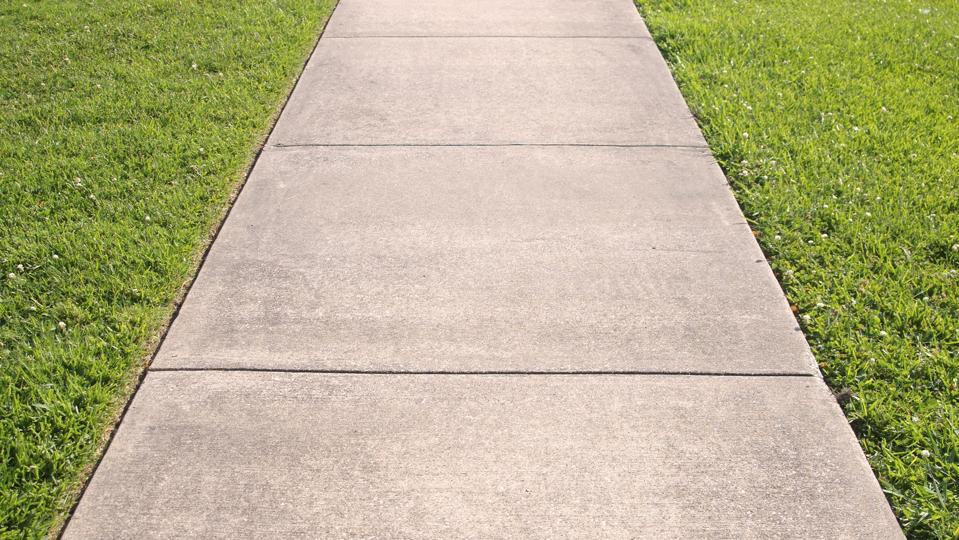
#> input picture data/sidewalk_1.jpg, 959 x 540 px, given in place of walk-trimmed.mp4, which was not available
$ python detect_prerecorded.py
#> lines starting #> are read from the running program, lines starting #| are printed output that depends on the picture; after the words box and inside, x2 and y2 are one past the last pixel; in counts of white or black regions, pixels touching at a corner belong together; pictures that were not available may be replaced by others from this repository, and a replacement may not be noted
import cv2
import numpy as np
from scipy.signal import savgol_filter

def update_image(*args):
    # Retrieve the current positions of the trackbars
    h_range = cv2.getTrackbarPos('H Range', 'Sidewalk Detection')
    s_range = cv2.getTrackbarPos('S Range', 'Sidewalk Detection')
    v_range = cv2.getTrackbarPos('V Range', 'Sidewalk Detection')

    # Calibrate using the current trackbar values
    lower_hsv, upper_hsv , _ = calibrate_sidewalk_hsv(hsv_roi, h_range, s_range, v_range)

    # Create a mask for the calibrated HSV range and find contours in the ROI
    mask_roi = cv2.inRange(hsv_roi, lower_hsv, upper_hsv)
    contours_roi, _ = cv2.findContours(mask_roi, cv2.RETR_EXTERNAL, cv2.CHAIN_APPROX_SIMPLE)

    # Offset the contours by the ROI's starting y-coordinate
    offset_contours_roi = [contour + (0, roi_y_start) for contour in contours_roi]

    # Create a mask for the entire image
    mask_full = cv2.inRange(hsv, lower_hsv, upper_hsv)
    contours_full, _ = cv2.findContours(mask_full, cv2.RETR_EXTERNAL, cv2.CHAIN_APPROX_SIMPLE)

    # Draw the largest contour from the ROI on the original image
    image_copy = original_image.copy()
    if offset_contours_roi:
        largest_contour_roi = max(offset_contours_roi, key=cv2.contourArea)
        cv2.drawContours(image_copy, [largest_contour_roi], -1, (0, 255, 0), 2)  # Green for ROI contour

    # Draw the largest contour from the full image
    if contours_full:
        largest_contour_full = max(contours_full, key=cv2.contourArea)
        cv2.drawContours(image_copy, [largest_contour_full], -1, (0, 255, 255), 2)

        # Convert the contour to a set of points
        points = np.vstack(largest_contour_full).squeeze()

        # Initialize an empty list to store the center points
        center_points = []

        # Divide the image into sections along the vertical axis
        num_sections = 5
        section_height = image_copy.shape[0] // num_sections

        for i in range(num_sections):
            # Get the points in the current section
            section_points = points[(points[:, 1] >= i * section_height) & (points[:, 1] < (i + 1) * section_height)]

            # Skip if there are no points in this section
            if len(section_points) == 0:
                continue

            # Calculate the center point of the sidewalk in the current section
            center_x = np.mean(section_points[:, 0])
            center_y = i * section_height + section_height / 2

            # Add the center point to the list
            center_points.append((int(center_x), int(center_y)))

        # Convert the list of center points to a numpy array
        center_points = np.array(center_points, dtype=np.int32)

        # Apply the Savitzky-Golay filter to the x and y coordinates of the points
        # Adjust window_length and polynomial_order as needed
        window_length, polynomial_order = 5, 2
        window_length = min(window_length, len(center_points[:, 0]))

        # Ensure polynomial_order is less than window_length
        if polynomial_order >= window_length:
            polynomial_order = window_length - 1

        x_smooth = savgol_filter(center_points[:, 0], window_length, polynomial_order)
        y_smooth = savgol_filter(center_points[:, 1], window_length, polynomial_order)

        # Combine the smoothed x and y coordinates into a single array
        center_points_smooth = np.column_stack((x_smooth, y_smooth))

        # Convert the smoothed center points to a numpy array
        center_points_smooth = np.array(center_points_smooth, dtype=np.int32)

        # Draw a polyline that connects the smoothed center points
        cv2.polylines(image_copy, [center_points_smooth], False, (255, 0, 0), 2)

        # Calculate the x-coordinate of the center of the image
        image_center_x = image_copy.shape[1] // 2

        # Calculate the x-coordinate of the center point of the sidewalk in the middle section
        sidewalk_center_x = center_points[len(center_points) // 2, 0]

        # Define a tolerance range around the center of the image
        tolerance = 100  # Adjust this value as needed

        # Compare the two x-coordinates to determine whether to adjust to the left or right
        if sidewalk_center_x < image_center_x - tolerance:
            direction = "Adjust to the left"
        elif sidewalk_center_x > image_center_x + tolerance:
            direction = "Adjust to the right"
        else:
            direction = "Stay on course"

        # Calculate the size of the text
        text_size, _ = cv2.getTextSize(direction, cv2.FONT_HERSHEY_SIMPLEX, 2, 2)

        # Draw a filled rectangle behind the text
        cv2.rectangle(image_copy, (10, image_copy.shape[0] - 20 - text_size[1]), (10 + text_size[0], image_copy.shape[0] - 20), (255, 255, 255), -1)

        # Display the direction in the image
        cv2.putText(image_copy, direction, (10, image_copy.shape[0] - 20), cv2.FONT_HERSHEY_SIMPLEX, 2, (0, 0, 255), 2)

        # Display the updated image
        cv2.imshow('Sidewalk Detection', image_copy)

def calibrate_sidewalk_hsv(hsv_cropped, h_range, s_range, v_range):
    # Calculate the histograms
    h_hist = cv2.calcHist([hsv_cropped], [0], None, [180], [0, 180])
    s_hist = cv2.calcHist([hsv_cropped], [1], None, [256], [0, 256])
    v_hist = cv2.calcHist([hsv_cropped], [2], None, [256], [0, 256])

    # Calculate the medians
    h_median = np.argmax(np.cumsum(h_hist) >= np.sum(h_hist)/2)
    s_median = np.argmax(np.cumsum(s_hist) >= np.sum(s_hist)/2)
    v_median = np.argmax(np.cumsum(v_hist) >= np.sum(v_hist)/2)

    # Calculate the lower and upper HSV values
    lower_hsv = np.array([max(h_median - h_range, 0), max(s_median - s_range, 0), max(v_median - v_range, 0)])
    upper_hsv = np.array([min(h_median + h_range, 180), min(s_median + s_range, 255), min(v_median + v_range, 255)])

    return lower_hsv, upper_hsv, (h_median, s_median, v_median)  # Return median HSV values

# Load the video and define ROI
video_path = 'data/walk-trimmed.mp4'
cap = cv2.VideoCapture(video_path)
#cap.set(cv2.CAP_PROP_POS_FRAMES, 2000)

# Create a window with trackbars
cv2.namedWindow('Sidewalk Detection', cv2.WINDOW_NORMAL)

# Initialize the image
ret, original_image = cap.read()
#> original_image is the input picture: shape (540, 959, 3); mean B, G, R 136.9, 175.9, 181.4
if ret:
    hsv = cv2.cvtColor(original_image, cv2.COLOR_BGR2HSV)
#> hsv: shape (540, 959, 3); mean H, S, V 20.8, 81.7, 186.9
    roi_height = int(original_image.shape[0] * 0.3)  # Height of the ROI (e.g., 30% of the image height)
    roi_y_start = original_image.shape[0] - roi_height  # Y-coordinate where the ROI starts
    roi = (0, roi_y_start, original_image.shape[1], original_image.shape[0])  # (x_start, y_start, x_end, y_end)
    hsv_roi = hsv[roi[1]:roi[3], roi[0]:roi[2]]
#> hsv_roi: shape (162, 959, 3); mean H, S, V 16.6, 59.5, 197.3

    # Calculate initial HSV calibration values
    default_range = 30  # Default range value for H, S, and V
    _, _, (h_peak, s_peak, v_peak) = calibrate_sidewalk_hsv(hsv_roi, default_range, default_range, default_range)
#> in calibrate_sidewalk_hsv, `h_hist = cv2.calcHist([hsv_cropped], [0], None, [180], [0, 180])`: h_hist = 180 values, max 46155 at index 12, min 0 at index 59, mean 863.1
#> in calibrate_sidewalk_hsv, `s_hist = cv2.calcHist([hsv_cropped], [1], None, [256], [0, 256])`: s_hist = 256 values, max 15894 at index 36, min 0 at index 0, mean 606.9
#> in calibrate_sidewalk_hsv, `v_hist = cv2.calcHist([hsv_cropped], [2], None, [256], [0, 256])`: v_hist = 256 values, max 2776 at index 219, min 0 at index 0, mean 606.9
#> in calibrate_sidewalk_hsv, `h_median = np.argmax(np.cumsum(h_hist) >= np.sum(h_hist)/2)`: h_median = 12
#> in calibrate_sidewalk_hsv, `s_median = np.argmax(np.cumsum(s_hist) >= np.sum(s_hist)/2)`: s_median = 37
#> in calibrate_sidewalk_hsv, `v_median = np.argmax(np.cumsum(v_hist) >= np.sum(v_hist)/2)`: v_median = 212
#> in calibrate_sidewalk_hsv, `lower_hsv = np.array([max(h_median - h_range, 0), max(s_median - s_ran..`: lower_hsv = [0, 7, 182]
#> in calibrate_sidewalk_hsv, `upper_hsv = np.array([min(h_median + h_range, 180), min(s_median + s_r..`: upper_hsv = [42, 67, 242]
#> h_peak = 12; s_peak = 37; v_peak = 212

    cv2.createTrackbar('H Range', 'Sidewalk Detection', h_peak, 180, update_image)
    cv2.createTrackbar('S Range', 'Sidewalk Detection', s_peak, 255, update_image)
    cv2.createTrackbar('V Range', 'Sidewalk Detection', v_peak, 255, update_image)

    update_image()
#> in update_image, `lower_hsv, upper_hsv , _ = calibrate_sidewalk_hsv(hsv_roi, h_range, s_..`: lower_hsv = [0, 0, 0]; upper_hsv = [24, 74, 255]
#> in update_image, `mask_roi = cv2.inRange(hsv_roi, lower_hsv, upper_hsv)`:
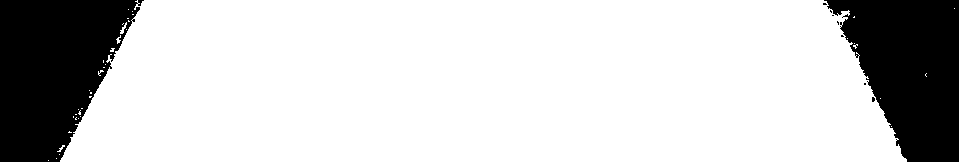
#> mask_roi: shape (162, 959); 80% white; 9 black regions (7 under 20 px)
#> in update_image, `contours_roi, _ = cv2.findContours(mask_roi, cv2.RETR_EXTERNAL, cv2.CH..`: contours_roi = 39 contours, 38 with area under 20; largest, box (x1, y1, x2, y2) and area: (60, 0, 907, 162) 123222
#> in update_image, `offset_contours_roi = [contour + (0, roi_y_start) for contour in conto..`: offset_contours_roi = 39 items
#> in update_image, `mask_full = cv2.inRange(hsv, lower_hsv, upper_hsv)`:
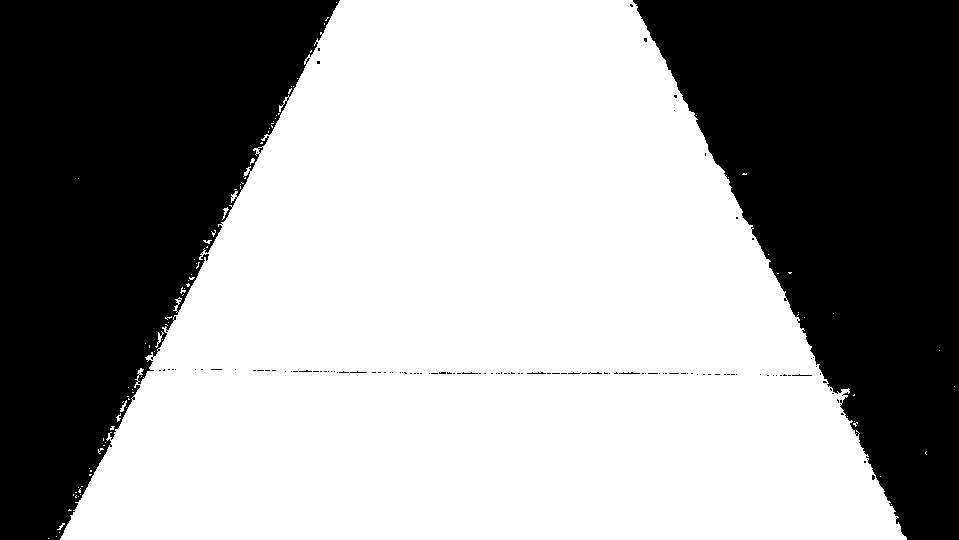
#> mask_full: shape (540, 959); 59.7% white; 116 black regions (111 under 20 px)
#> in update_image, `contours_full, _ = cv2.findContours(mask_full, cv2.RETR_EXTERNAL, cv2...`: contours_full = 97 contours, 95 with area under 20; largest, box (x1, y1, x2, y2) and area: (60, 0, 907, 540) 307864, (155, 331, 164, 348) 22
#> in update_image, `largest_contour_roi = max(offset_contours_roi, key=cv2.contourArea)`: largest_contour_roi = 367 rows, first 8: [137, 378], [136, 379], [135, 379], [136, 379], [138, 381], [137, 382], [136, 382], [136, 383]
#> in update_image, `largest_contour_full = max(contours_full, key=cv2.contourArea)`: largest_contour_full = contour of 1223 points, box (x1, y1, x2, y2) (60, 0, 907, 540), area 307864
#> in update_image, `points = np.vstack(largest_contour_full).squeeze()`: points = 1223 pairs, first value 60 to 906, second value 0 to 539
#> the loop in update_image, `for i in range(num_sections):` made 5 passes
#> center_x on passes 1 to 5: 432.4, 406.8, 408.2, 437.9, 470.3
#> after the loop in update_image, `for i in range(num_sections):`: center_points = [(432, 54), (406, 162), (408, 270), (437, 378), (470, 486)]
#> in update_image, `center_points = np.array(center_points, dtype=np.int32)`: center_points = [[432, 54], [406, 162], [408, 270], [437, 378], [470, 486]]
#> in update_image, `window_length = min(window_length, len(center_points[:, 0]))`: window_length = 5
#> in update_image, `x_smooth = savgol_filter(center_points[:, 0], window_length, polynomia..`: x_smooth = [429.9, 409.5, 409.9, 430.9, 472.7]
#> in update_image, `y_smooth = savgol_filter(center_points[:, 1], window_length, polynomia..`: y_smooth = [54, 162, 270, 378, 486]
#> in update_image, `center_points_smooth = np.column_stack((x_smooth, y_smooth))`: center_points_smooth = [[429.9, 54], [409.5, 162], [409.9, 270], [430.9, 378], [472.7, 486]]
#> in update_image, `center_points_smooth = np.array(center_points_smooth, dtype=np.int32)`: center_points_smooth = [[429, 53], [409, 161], [409, 269], [430, 377], [472, 485]]
#> in update_image, `sidewalk_center_x = center_points[len(center_points) // 2, 0]`: sidewalk_center_x = 408
#> in update_image, `cv2.putText(image_copy, direction, (10, image_copy.shape[0] - 20), cv2..`:
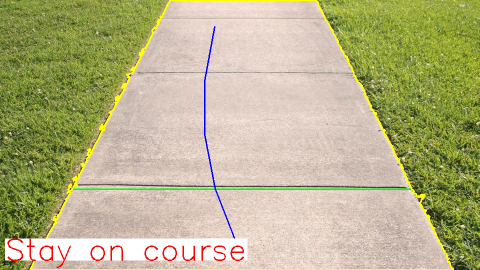
#> image_copy: shape (540, 959, 3) (shown at 1/2 size); mean B, G, R 136.6, 178.6, 183.6

while True:
    ret, original_image = cap.read()
    if ret:
        # Update the image
        hsv = cv2.cvtColor(original_image, cv2.COLOR_BGR2HSV)

        # Calculate the start and end points of the ROI
        height, width = hsv.shape[:2]
        x_start = int(width * 0.25)
        x_end = int(width * 0.75)
        y_start = int(height * 0.25)
        y_end = int(height * 0.75)

        # Update the ROI to only take up the center 50% of the image in both x and y directions
        hsv_roi = hsv[y_start:y_end, x_start:x_end]
#> hsv_roi: shape (270, 480, 3); mean H, S, V 11.1, 33.5, 218.1

        # Calculate new HSV calibration values
        _, _, (h_peak, s_peak, v_peak) = calibrate_sidewalk_hsv(hsv_roi, default_range, default_range, default_range)
#> h_peak = 11; s_peak = 32; v_peak = 221

        # Update the trackbar values
        cv2.setTrackbarPos('H Range', 'Sidewalk Detection', h_peak)
        cv2.setTrackbarPos('S Range', 'Sidewalk Detection', s_peak)
        cv2.setTrackbarPos('V Range', 'Sidewalk Detection', v_peak)

        update_image()
#> in update_image (call 2), `lower_hsv, upper_hsv , _ = calibrate_sidewalk_hsv(hsv_roi, h_range, s_..`: upper_hsv = [22, 64, 255]
#> in update_image (call 2), `mask_roi = cv2.inRange(hsv_roi, lower_hsv, upper_hsv)`:
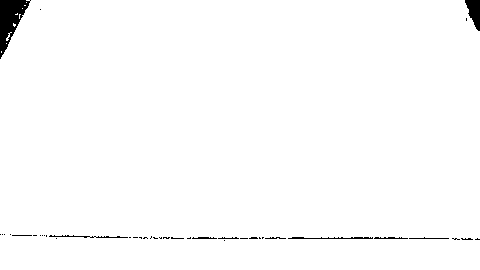
#> mask_roi: shape (270, 480); 98.7% white; 40 black regions (30 under 20 px)
#> in update_image (call 2), `contours_roi, _ = cv2.findContours(mask_roi, cv2.RETR_EXTERNAL, cv2.CH..`: contours_roi = 10 contours, 9 with area under 20; largest, box (x1, y1, x2, y2) and area: (0, 0, 480, 270) 127632
#> in update_image (call 2), `offset_contours_roi = [contour + (0, roi_y_start) for contour in conto..`: offset_contours_roi = 10 items
#> in update_image (call 2), `mask_full = cv2.inRange(hsv, lower_hsv, upper_hsv)`:
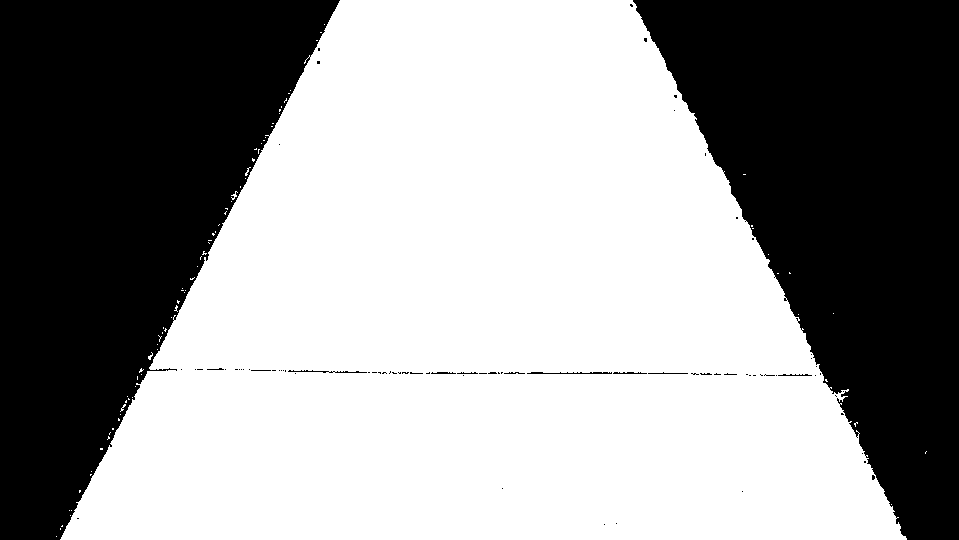
#> mask_full: shape (540, 959); 59.5% white; 78 black regions (66 under 20 px)
#> in update_image (call 2), `contours_full, _ = cv2.findContours(mask_full, cv2.RETR_EXTERNAL, cv2...`: contours_full = 84 contours, 83 with area under 20; largest, box (x1, y1, x2, y2) and area: (60, 0, 907, 540) 307100
#> in update_image (call 2), `largest_contour_roi = max(offset_contours_roi, key=cv2.contourArea)`: largest_contour_roi = 94 rows, first 8: [26, 378], [29, 378], [30, 379], [30, 380], [29, 381], [29, 383], [28, 384], [28, 385]
#> in update_image (call 2), `largest_contour_full = max(contours_full, key=cv2.contourArea)`: largest_contour_full = contour of 991 points, box (x1, y1, x2, y2) (60, 0, 907, 540), area 307100
#> in update_image (call 2), `points = np.vstack(largest_contour_full).squeeze()`: points = 991 pairs, first value 60 to 906, second value 0 to 539
#> the loop in update_image (call 2), `for i in range(num_sections):` made 5 passes
#> center_x on passes 1 to 5: 452.1, 460.3, 461.7, 533.2, 514.1
#> after the loop in update_image (call 2), `for i in range(num_sections):`: center_points = [(452, 54), (460, 162), (461, 270), (533, 378), (514, 486)]
#> in update_image (call 2), `center_points = np.array(center_points, dtype=np.int32)`: center_points = [[452, 54], [460, 162], [461, 270], [533, 378], [514, 486]]
#> in update_image (call 2), `x_smooth = savgol_filter(center_points[:, 0], window_length, polynomia..`: x_smooth = [447, 463.1, 481.6, 502.5, 525.8]
#> in update_image (call 2), `center_points_smooth = np.column_stack((x_smooth, y_smooth))`: center_points_smooth = [[447, 54], [463.1, 162], [481.6, 270], [502.5, 378], [525.8, 486]]
#> in update_image (call 2), `center_points_smooth = np.array(center_points_smooth, dtype=np.int32)`: center_points_smooth = [[447, 53], [463, 161], [481, 269], [502, 377], [525, 485]]
#> in update_image (call 2), `sidewalk_center_x = center_points[len(center_points) // 2, 0]`: sidewalk_center_x = 461
#> in update_image (call 2), `cv2.putText(image_copy, direction, (10, image_copy.shape[0] - 20), cv2..`:
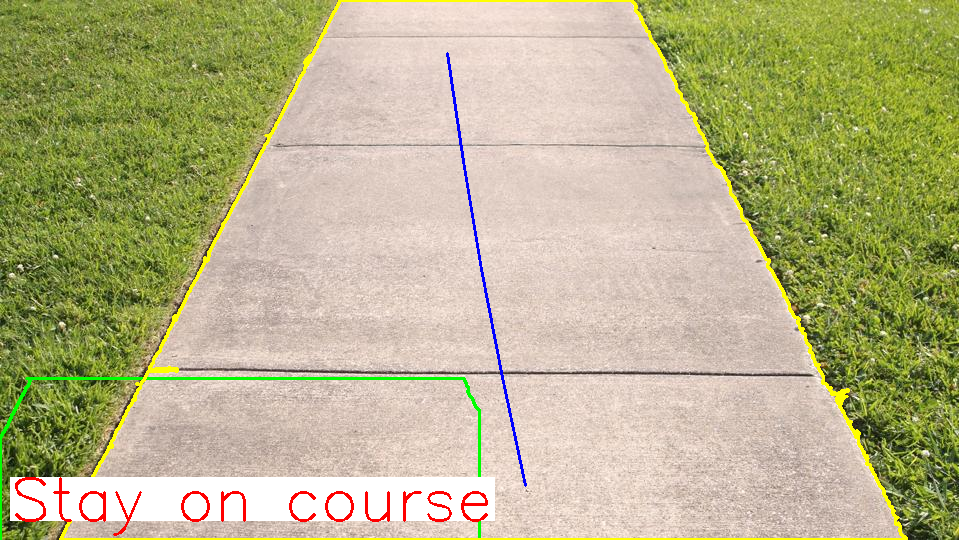
#> image_copy: shape (540, 959, 3); mean B, G, R 136.8, 178.5, 183.5
    else:
        # If no frame is returned, then we've reached the end of the video
        break

    if cv2.waitKey(1) & 0xFF == ord('q') or cv2.getWindowProperty('Sidewalk Detection', cv2.WND_PROP_VISIBLE) < 1:
#> (key q is pressed here)
        break
# Cleanup
cap.release()
cv2.destroyAllWindows()
